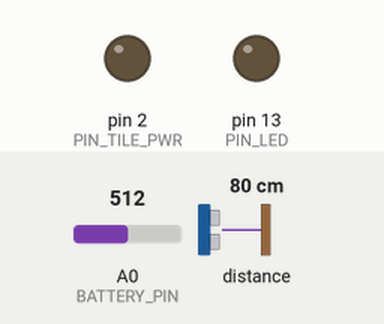
Bench run of a sketch on a simulated Arduino Uno, built with avr-gcc and run on an emulated ATmega328P. On the bench: output pins drawn as LEDs (lit = HIGH). Dashed ring = blinking. The test bench sets the inputs (shaded band); at power-on: A0 (BATTERY_PIN) = 512, distance to the obstacle 80 cm. Pins used as bus, display or sensor lines are not drawn; what the sketch prints to the serial monitor is not drawn.

Above: at 1.3 s.
1.4 s: A0 (BATTERY_PIN) set to 528
14.3 s: A0 (BATTERY_PIN) set to 559
At 15.2 s:
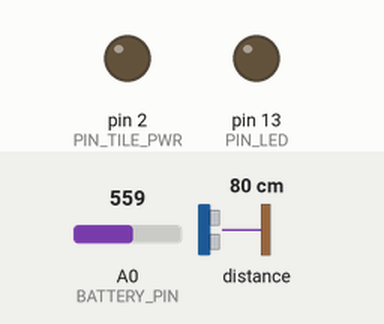
27.2 s: A0 (BATTERY_PIN) set to 511
At 34.1 s:
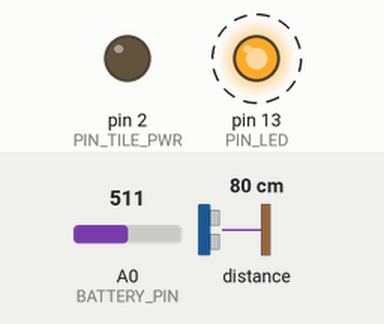
40.1 s: A0 (BATTERY_PIN) set to 716
At 40.8 s:
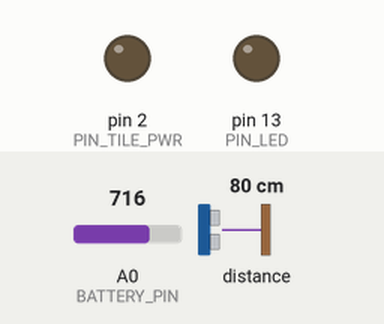
53.0 s: distance to the obstacle set to 16 cm
65.9 s: distance to the obstacle set to 13 cm
At 69.4 s:
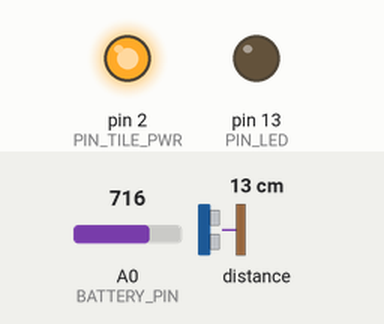
Timing chart, 0 to 75.1 s (numbered marks = the images above; inputs shaded):
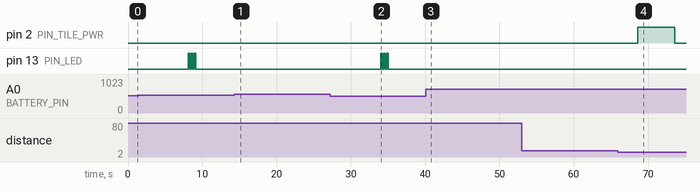

The sketch:

bin_tracker_vlx.ino
```cpp
#include <LowPower.h> // https://github.com/rocketscream/Low-Power
#include <Arduino.h>
#include <VL53L1X.h> // VL53L1X library for laser distance sensor https://github.com/pololu/vl53l1x-arduino
#include <Wire.h>    // I2C library

// ——— CONFIGURATION —————————————————————————————————————————————————————
#define DEBUG // comment out to disable Serial debug

// Timing
const unsigned long CHECK_INTERVAL_MS = 1000UL; // 1 hour
const unsigned long SLEEP_CYCLE_MS = 1000UL;    // WDT wake interval

// Bin‑full threshold (cm)
const uint16_t FULL_THRESHOLD_CM = 15;

// Tile Pro on‑time
const unsigned long TILE_ON_MS = 5000UL; // 30 s

// Battery monitor
const uint8_t BATTERY_PIN = A0;     // voltage divider into A7
const float VOLTAGE_DIVIDER = 2.0;  // e.g. 100 kΩ/100 kΩ
const float LOW_BATTERY_VOLT = 5.3; // warn if below 3.3 V

// Pins
const uint8_t PIN_SENSOR_PWR = 7; // MOSFET gate for VL53L0X VCC
const uint8_t PIN_TILE_PWR = 2;   // MOSFET gate for Tile Pro VCC
const uint8_t PIN_LED = 13;       // on‑board LED

// Measurement
const uint8_t DIST_READINGS = 3;        // average N readings
const unsigned long READ_DELAY_MS = 50; // between readings

// ——— GLOBALS —————————————————————————————————————————————————————————————
unsigned long elapsedMs = 0;
VL53L1X sensor; // VL53L1X sensor object

#ifdef DEBUG
#define DBG_START() Serial.begin(9600)
#define DBG_PRINTLN(x) Serial.println(x)
#define DBG_PRINTF(fmt, ...) Serial.print((fmt), __VA_ARGS__)
#else
#define DBG_START()
#define DBG_PRINTLN(x)
#define DBG_PRINTF(fmt, ...)
#endif

// ——— FUNCTION DECLARATIONS —————————————————————————————————————————————
void sleepCycle();
long measureDistance();
float readBatteryVoltage();
void blinkLED(uint8_t times, uint16_t period);

// ——— SETUP —————————————————————————————————————————————————————————————
void setup()
{
    pinMode(PIN_SENSOR_PWR, OUTPUT);
    pinMode(PIN_TILE_PWR, OUTPUT);
    pinMode(PIN_LED, OUTPUT);

    digitalWrite(PIN_SENSOR_PWR, LOW);
    digitalWrite(PIN_TILE_PWR, LOW);
    digitalWrite(PIN_LED, LOW);

    Serial.begin(9600);
    Serial.println(F("=== Bin Sensor System Starting (VLX) ==="));

    // Initialize I2C
    Wire.begin();
    Wire.setClock(400000); // use 400 kHz I2C

    // Power sensor, initialize VL53L1X
    digitalWrite(PIN_SENSOR_PWR, HIGH);
    delay(100); // Wait for sensor to power up

    if (!sensor.init())
    {
        Serial.println("Failed to detect and initialize sensor!");
        while (1);
    }

    // Use long distance mode and allow up to 50000 us (50 ms) for a measurement.
    sensor.setDistanceMode(VL53L1X::Long);
    sensor.setMeasurementTimingBudget(50000);

    digitalWrite(PIN_SENSOR_PWR, LOW); // Power down sensor
}

// ——— MAIN LOOP ———————————————————————————————————————————————————————————
void loop()
{
    // 1) Sleep in 8s increments until it's time to check
    while (elapsedMs < CHECK_INTERVAL_MS)
    {
        sleepCycle();
        elapsedMs += SLEEP_CYCLE_MS;
    }
    elapsedMs = 0; // reset timer

    // 2) Check battery
    float battV = readBatteryVoltage();
    Serial.print("Battery: ");
    Serial.print(battV);
    Serial.println(" V");
    if (battV < LOW_BATTERY_VOLT)
    {
        Serial.println(F("! Low battery, skipping check."));
        blinkLED(3, 200);
        return;
    }

    // 3) Power sensor, wait to stabilize
    digitalWrite(PIN_SENSOR_PWR, HIGH);
    delay(100);

    // Start continuous readings at a rate of one measurement every 50 ms
    sensor.startContinuous(50);

    // 4) Measure distance (average of N readings)
    long sum = 0;
    for (uint8_t i = 0; i < DIST_READINGS; i++)
    {
        long d = measureDistance();
        Serial.print("  read ");
        Serial.print(i + 1);
        Serial.print(": ");
        Serial.print(d);
        Serial.println(" cm");
        sum += d;
        delay(READ_DELAY_MS);
    }
    long distance = sum / DIST_READINGS;
    Serial.print(" Avg distance: ");
    Serial.print(distance);
    Serial.println(" cm");

    sensor.stopContinuous();
    digitalWrite(PIN_SENSOR_PWR, LOW); // power down sensor

    // 5) If bin full → power Tile for TILE_ON_MS
    if (distance > 0 && distance < FULL_THRESHOLD_CM)
    {
        Serial.println(F("Bin FULL → powering Tile Pro"));
        digitalWrite(PIN_TILE_PWR, HIGH);
        delay(TILE_ON_MS);
        digitalWrite(PIN_TILE_PWR, LOW);
    }
    else
    {
        Serial.println(F("Bin not full."));
        digitalWrite(PIN_TILE_PWR, LOW);
    }
}

// ——— HELPER FUNCTIONS ————————————————————————————————————————————————————

// Perform one WDT sleep cycle
void sleepCycle()
{
    LowPower.powerDown(SLEEP_8S, ADC_OFF, BOD_OFF);
}

// Measure distance using VL53L1X, return cm (or –1 on timeout)
long measureDistance()
{
    uint16_t distance_mm = sensor.read();

    if (sensor.timeoutOccurred())
    {
        return -1;
    }
    return (long)(distance_mm / 10); // Convert mm to cm
}

// Read battery via analog pin + voltage divider
float readBatteryVoltage()
{
    uint16_t raw = analogRead(BATTERY_PIN);
    float volts = raw * (5.0 / 1023.0) * VOLTAGE_DIVIDER;
    return volts;
}

// Blink LED for visual feedback
void blinkLED(uint8_t times, uint16_t period)
{
    while (times--)
    {
        digitalWrite(PIN_LED, HIGH);
        delay(period);
        digitalWrite(PIN_LED, LOW);
        delay(period);
    }
}
```

Measured:
- the behaviour switches between 15 and 14 cm on distance to the obstacle (found by bisection; images 3 and 4)
- after the input at 14.3 s, pin 13 (PIN_LED): stops changing and stays LOW
- after the input at 27.2 s, pin 13 (PIN_LED): alternates HIGH for 0.20 s and LOW for 0.20 s, 6 changes in all, then stays LOW, starting after 6.8 s
- after the input at 40.1 s, pin 13 (PIN_LED): stops changing and stays LOW
- after the input at 53.0 s, every drawn part: stays the same
- after the input at 65.9 s, pin 2 (PIN_TILE_PWR): LOW → HIGH after 2.7 s, → LOW 5.0 s later
